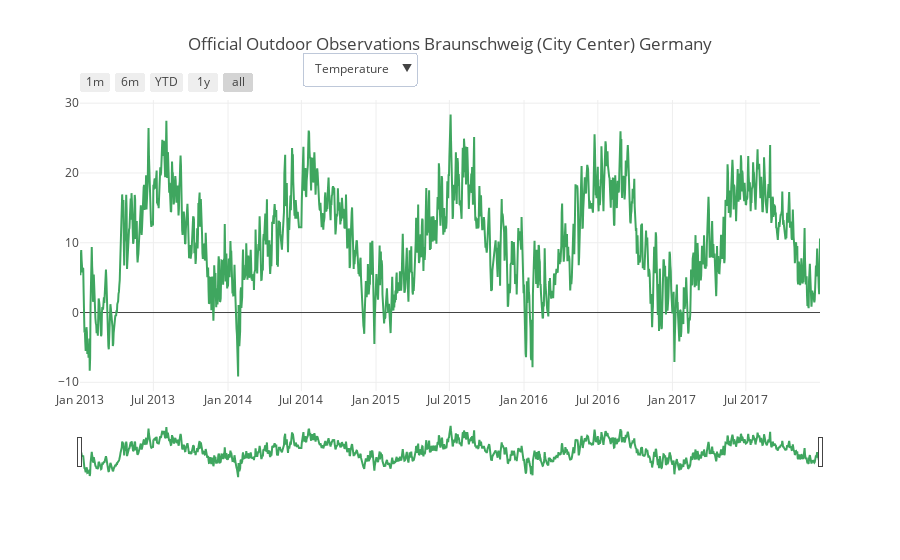

The notebook cell this image was saved under:
### Markdown cell above
## Load Official Weather Data Observations

Home readings are fun, but might be problematic for further analysis. 

Lets compare the home readings with an official data source.

### Code cell
df = deutsches_wetter_dienst('/Users/stewarta/Documents/DATA/htsensor/produkt_tu_stunde_19510101_20171231_00662.txt')

# resample
frequency = 'D'
df = df.resample(frequency).mean().ffill()

# join the data sets
joined = df.join(home)
joined.dropna(inplace=True)    

# plot
joined.loc[:,['Temp1','Temp']].rename(columns={'Temp': "Official",'Temp1': "Home"}).plot(figsize=(20,8), title='Balcony Temperature Overlaid with Weather Service')
plotly.offline.init_notebook_mode(connected=True)
fig = plotly_dwd(df)
plotly.offline.iplot(fig)

### Figure 1 — Plotly figure (JSON) as saved in the notebook; plotly's stock layout.template omitted (floating-point values rounded to 4 significant figures; data arrays with more than 128 entries replaced by an {"elided": "..."} marker saying what was removed)
{"data": [{"line": {"color": "#3FA65F"}, "name": "Temperature", "type": "scatter", "uid": "e27cb88c-e88c-46f5-811a-50883bc6e671", "x": {"elided": "1826 str values"}, "y": {"elided": "1826 float values"}}], "layout": {"autosize": true, "title": {"text": "Official Outdoor Observations Braunschweig (City Center) Germany"}, "updatemenus": [{"buttons": [{"args": [{"y": {"elided": "1x1826 float values"}}, {"title": "Temperature Official Outdoor Observations Braunschweig (City Center) Germany"}], "label": "Temperature", "method": "update"}, {"args": [{"y": {"elided": "1x1826 float values"}}, {"title": "Humidity Official Outdoor Observations Braunschweig (City Center) Germany"}], "label": "Humidity", "method": "update"}], "direction": "down", "pad": {"r": 10, "t": 10}, "showactive": true, "x": 0.3, "xanchor": "left", "y": 1.2, "yanchor": "top"}], "xaxis": {"autorange": true, "range": ["2013-01-01", "2017-12-31"], "rangeselector": {"buttons": [{"count": 1, "label": "1m", "step": "month", "stepmode": "backward"}, {"count": 6, "label": "6m", "step": "month", "stepmode": "backward"}, {"count": 1, "label": "YTD", "step": "year", "stepmode": "todate"}, {"count": 1, "label": "1y", "step": "year", "stepmode": "backward"}, {"step": "all"}]}, "rangeslider": {"autorange": true, "range": ["2013-01-01", "2017-12-31"], "visible": true, "yaxis": {"_template": null, "rangemode": "match"}}, "type": "date"}, "yaxis": {"autorange": true, "range": [-11.25, 30.46], "type": "linear"}}}
